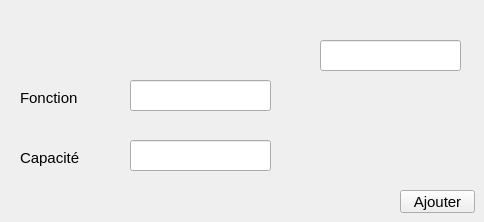
    <widget class="QWidget" name="ajouter">
     <attribute name="title">
      <string>Ajouter</string>
     </attribute>
     <widget class="QLineEdit" name="fonctionAdd">
      <property name="geometry">
       <rect>
        <x>130</x>
        <y>80</y>
        <width>141</width>
        <height>31</height>
       </rect>
      </property>
      <property name="font">
       <font>
        <family>Bahnschrift</family>
        <pointsize>14</pointsize>
       </font>
      </property>
      <property name="text">
       <string/>
      </property>
     </widget>
     <widget class="QLineEdit" name="capaciteAdd">
      <property name="geometry">
       <rect>
        <x>130</x>
        <y>140</y>
        <width>141</width>
        <height>31</height>
       </rect>
      </property>
      <property name="font">
       <font>
        <family>Bahnschrift</family>
        <pointsize>14</pointsize>
       </font>
      </property>
     </widget>
     <widget class="QPushButton" name="pb_ajouterS">
      <property name="geometry">
       <rect>
        <x>400</x>
        <y>190</y>
        <width>75</width>
        <height>23</height>
       </rect>
      </property>
      <property name="font">
       <font>
        <pointsize>11</pointsize>
        <weight>50</weight>
        <bold>false</bold>
        <underline>false</underline>
       </font>
      </property>
      <property name="styleSheet">
       <string notr="true"/>
      </property>
      <property name="text">
       <string>Ajouter</string>
      </property>
     </widget>
     <widget class="QLabel" name="label_1">
      <property name="geometry">
       <rect>
        <x>20</x>
        <y>90</y>
        <width>81</width>
        <height>16</height>
       </rect>
      </property>
      <property name="font">
       <font>
        <family>Arial</family>
        <pointsize>11</pointsize>
        <weight>50</weight>
        <bold>false</bold>
        <kerning>true</kerning>
       </font>
      </property>
      <property name="statusTip">
       <string/>
      </property>
      <property name="text">
       <string>Fonction</string>
      </property>
     </widget>
     <widget class="QLabel" name="label_2">
      <property name="geometry">
       <rect>
        <x>20</x>
        <y>150</y>
        <width>91</width>
        <height>16</height>
       </rect>
      </property>
      <property name="font">
       <font>
        <family>Arial</family>
        <pointsize>11</pointsize>
        <weight>50</weight>
        <bold>false</bold>
       </font>
      </property>
      <property name="text">
       <string>Capacité</string>
      </property>
     </widget>
     <widget class="QLineEdit" name="idAdd">
      <property name="geometry">
       <rect>
        <x>320</x>
        <y>40</y>
        <width>141</width>
        <height>31</height>
       </rect>
      </property>
      <property name="font">
       <font>
        <family>Bahnschrift</family>
        <pointsize>14</pointsize>
       </font>
      </property>
     </widget>
    </widget>
